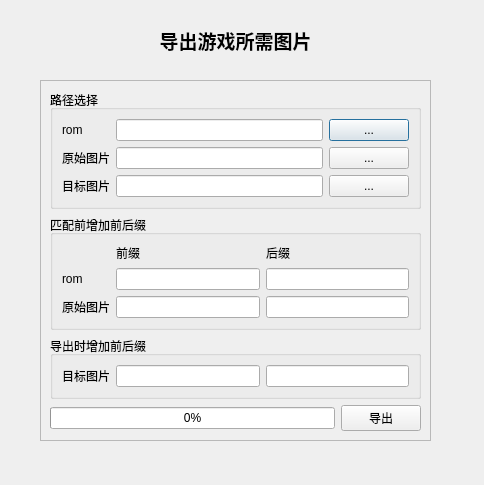
<?xml version="1.0" encoding="UTF-8"?>
<ui version="4.0">
 <class>FunGetPicDlg</class>
 <widget class="QDialog" name="FunGetPicDlg">
  <property name="geometry">
   <rect>
    <x>0</x>
    <y>0</y>
    <width>484</width>
    <height>485</height>
   </rect>
  </property>
  <property name="windowTitle">
   <string>提取图片</string>
  </property>
  <widget class="QFrame" name="frame_3">
   <property name="geometry">
    <rect>
     <x>40</x>
     <y>80</y>
     <width>391</width>
     <height>361</height>
    </rect>
   </property>
   <property name="frameShape">
    <enum>QFrame::StyledPanel</enum>
   </property>
   <property name="frameShadow">
    <enum>QFrame::Raised</enum>
   </property>
   <layout class="QVBoxLayout" name="verticalLayout_3">
    <item>
     <widget class="QGroupBox" name="groupBox">
      <property name="title">
       <string>路径选择</string>
      </property>
      <layout class="QGridLayout" name="gridLayout_3">
       <item row="0" column="0">
        <widget class="QLabel" name="label_3">
         <property name="text">
          <string>rom</string>
         </property>
        </widget>
       </item>
       <item row="0" column="1">
        <widget class="QLineEdit" name="LE1_rom"/>
       </item>
       <item row="0" column="2">
        <widget class="QPushButton" name="PB1_rom">
         <property name="text">
          <string>...</string>
         </property>
        </widget>
       </item>
       <item row="1" column="0">
        <widget class="QLabel" name="label_4">
         <property name="text">
          <string>原始图片</string>
         </property>
        </widget>
       </item>
       <item row="1" column="1">
        <widget class="QLineEdit" name="LE2_srcpic"/>
       </item>
       <item row="1" column="2">
        <widget class="QPushButton" name="PB2_srcpic">
         <property name="text">
          <string>...</string>
         </property>
        </widget>
       </item>
       <item row="2" column="0">
        <widget class="QLabel" name="label_5">
         <property name="text">
          <string>目标图片</string>
         </property>
        </widget>
       </item>
       <item row="2" column="1">
        <widget class="QLineEdit" name="LE3_despic"/>
       </item>
       <item row="2" column="2">
        <widget class="QPushButton" name="PB3_despic">
         <property name="text">
          <string>...</string>
         </property>
        </widget>
       </item>
      </layout>
     </widget>
    </item>
    <item>
     <widget class="QGroupBox" name="groupBox_2">
      <property name="title">
       <string>匹配前增加前后缀</string>
      </property>
      <layout class="QGridLayout" name="gridLayout">
       <item row="0" column="1">
        <widget class="QLabel" name="label">
         <property name="text">
          <string>前缀</string>
         </property>
        </widget>
       </item>
       <item row="0" column="2">
        <widget class="QLabel" name="label_2">
         <property name="text">
          <string>后缀</string>
         </property>
        </widget>
       </item>
       <item row="1" column="0">
        <widget class="QLabel" name="label_7">
         <property name="text">
          <string>rom</string>
         </property>
        </widget>
       </item>
       <item row="1" column="1">
        <widget class="QLineEdit" name="LE4_rom1"/>
       </item>
       <item row="1" column="2">
        <widget class="QLineEdit" name="LE4_rom2"/>
       </item>
       <item row="2" column="0">
        <widget class="QLabel" name="label_9">
         <property name="text">
          <string>原始图片</string>
         </property>
        </widget>
       </item>
       <item row="2" column="1">
        <widget class="QLineEdit" name="LE5_srcpic1"/>
       </item>
       <item row="2" column="2">
        <widget class="QLineEdit" name="LE5_srcpic2"/>
       </item>
      </layout>
     </widget>
    </item>
    <item>
     <widget class="QGroupBox" name="groupBox_3">
      <property name="title">
       <string>导出时增加前后缀</string>
      </property>
      <layout class="QGridLayout" name="gridLayout_2">
       <item row="0" column="0">
        <widget class="QLabel" name="label_8">
         <property name="text">
          <string>目标图片</string>
         </property>
        </widget>
       </item>
       <item row="0" column="1">
        <widget class="QLineEdit" name="LE6_despic1"/>
       </item>
       <item row="0" column="2">
        <widget class="QLineEdit" name="LE6_despic2"/>
       </item>
      </layout>
     </widget>
    </item>
    <item>
     <spacer name="verticalSpacer">
      <property name="orientation">
       <enum>Qt::Vertical</enum>
      </property>
      <property name="sizeHint" stdset="0">
       <size>
        <width>20</width>
        <height>40</height>
       </size>
      </property>
     </spacer>
    </item>
    <item>
     <layout class="QHBoxLayout" name="horizontalLayout">
      <item>
       <widget class="QProgressBar" name="PB_progress">
        <property name="value">
         <number>0</number>
        </property>
       </widget>
      </item>
      <item>
       <widget class="QPushButton" name="PB4_out">
        <property name="text">
         <string>导出</string>
        </property>
       </widget>
      </item>
     </layout>
    </item>
   </layout>
  </widget>
  <widget class="QLabel" name="label_6">
   <property name="geometry">
    <rect>
     <x>60</x>
     <y>20</y>
     <width>351</width>
     <height>41</height>
    </rect>
   </property>
   <property name="font">
    <font>
     <family>新宋体</family>
     <pointsize>14</pointsize>
     <weight>75</weight>
     <bold>true</bold>
    </font>
   </property>
   <property name="text">
    <string>导出游戏所需图片</string>
   </property>
   <property name="alignment">
    <set>Qt::AlignCenter</set>
   </property>
  </widget>
 </widget>
 <resources/>
 <connections/>
</ui>
